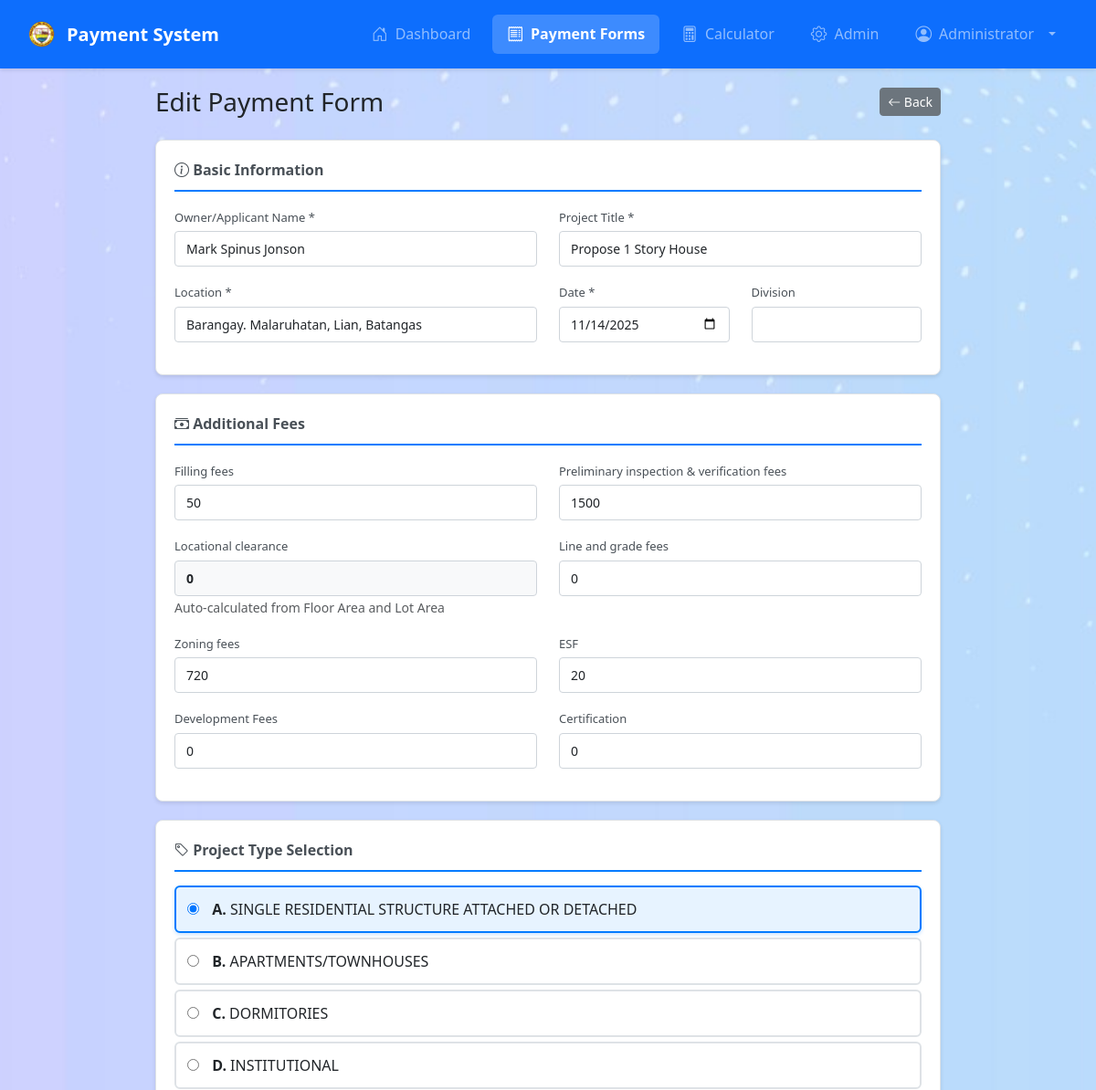
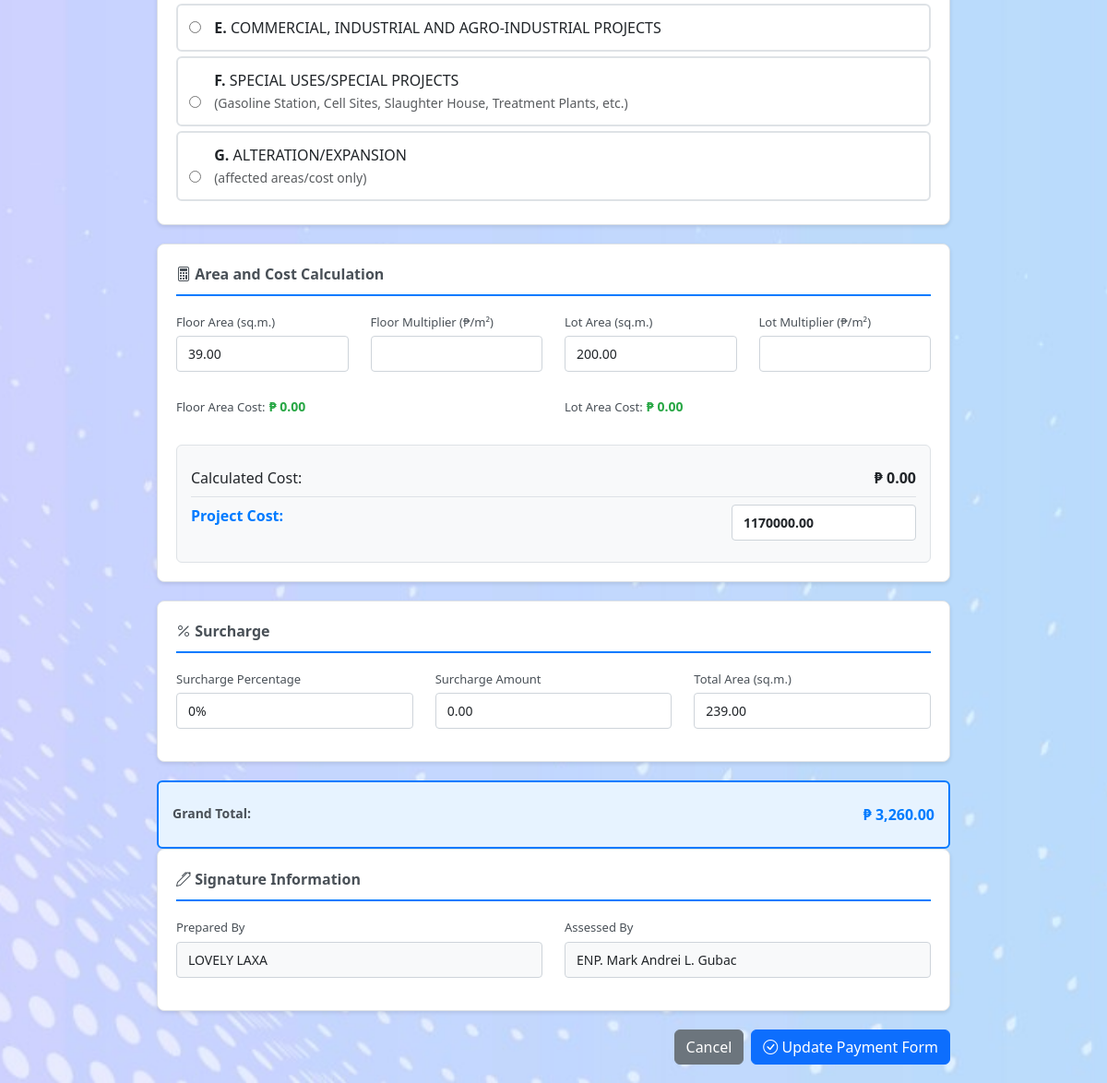
Screenshot of /?page=payment&action=edit&id=1 (signed in) with the database file from the repository (2 pictures, top to bottom).
### tables this page shows
CREATE TABLE `payment_forms` (
  `id` int(11) NOT NULL,
  `official_receipt_no` varchar(50) DEFAULT NULL,
  `owner_applicant_name` varchar(255) NOT NULL,
  `project_title` varchar(255) NOT NULL,
  `location` text NOT NULL,
  `date` date NOT NULL,
  `division` varchar(100) DEFAULT NULL,
  `project_type` varchar(10) DEFAULT NULL,
  `project_cost` decimal(15,2) DEFAULT 0.00,
  `multiplier` decimal(10,2) DEFAULT 0.00,
  `calculated_cost` decimal(15,2) DEFAULT 0.00,
  `floor_area` decimal(10,2) DEFAULT 0.00,
  `additional_lot_area` decimal(10,2) DEFAULT 0.00,
  `total_area` decimal(10,2) DEFAULT 0.00,
  `total_fees` decimal(10,2) DEFAULT 0.00,
  `surcharge_percentage` int(11) DEFAULT 0,
  `surcharge_amount` decimal(10,2) DEFAULT 0.00,
  `grand_total` decimal(10,2) DEFAULT 0.00,
  `prepared_by` varchar(100) DEFAULT NULL,
  `assessed_by` varchar(100) DEFAULT NULL,
  `status` enum('draft','approved','paid') DEFAULT 'draft',
  `created_by` int(11) DEFAULT NULL,
  `created_at` timestamp NOT NULL DEFAULT current_timestamp(),
  `updated_at` timestamp NOT NULL DEFAULT current_timestamp() ON UPDATE current_timestamp()
);

### Views/Pages/PaymentForm.php (the view, shortened to what the rows shown need)
<?php
require_once ROOT_PATH . '/Views/User/Layouts/Header.php';
$payment = $GLOBALS['payment'] ?? null;
$isEdit = isset($payment) && !empty($payment);
$payment = $isEdit ? $payment : [
    'owner_applicant_name' => '',
    'project_title' => '',
    'location' => '',
    'date' => date('Y-m-d'),
    'division' => '',
    'project_type' => '',
    'project_cost' => '',
    'multiplier' => '',
    'calculated_cost' => '',
    'floor_area' => '',
    'additional_lot_area' => '',
    'total_area' => '',
    'total_fees' => 0,
    'surcharge_percentage' => 0,
    'surcharge_amount' => 0,
    'grand_total' => 0,
    'prepared_by' => 'LOVELY LAXA',
    'assessed_by' => 'ENP. Mark Andrei L. Gubac',
    'fees' => []
];
$projectTypes = ProjectTypes::getProjectTypes();
?>
<div class="payment-form-container">
    <div class="d-flex justify-content-between align-items-center mb-4">
        <h3 class="mb-0"><?php echo $isEdit ? 'Edit' : 'Create'; ?> Payment Form</h3>
        <a href="<?php echo BASE_URL; ?>?page=dashboard" class="btn btn-sm btn-secondary">
            <i class="bi bi-arrow-left"></i> Back
        </a>
    </div>
    <form method="POST" action="<?php echo BASE_URL; ?>?page=payment&action=<?php echo $isEdit ? 'edit&id=' . $payment['id'] : 'create'; ?>" id="paymentForm">
        <div class="form-section-box">
            <div class="form-section-title">
                <i class="bi bi-info-circle"></i> Basic Information
            </div>
            <div class="row">
                <div class="col-md-6 form-group-compact">
                    <label class="form-label-compact">Owner/Applicant Name *</label>
                    <input type="text" class="form-control form-control-compact" id="owner_applicant_name"
                           name="owner_applicant_name" value="<?php echo htmlspecialchars($payment['owner_applicant_name']); ?>" required>
                </div>
                <div class="col-md-6 form-group-compact">
                    <label class="form-label-compact">Project Title *</label>
                    <input type="text" class="form-control form-control-compact" id="project_title"
                           name="project_title" value="<?php echo htmlspecialchars($payment['project_title']); ?>" required>
                </div>
                <div class="col-md-6 form-group-compact">
                    <label class="form-label-compact">Location *</label>
                    <input type="text" class="form-control form-control-compact" id="location"
                           name="location" value="<?php echo htmlspecialchars($payment['location']); ?>" required>
                </div>
                <div class="col-md-3 form-group-compact">
                    <label class="form-label-compact">Date *</label>
                    <input type="date" class="form-control form-control-compact" id="date"
                           name="date" value="<?php echo $payment['date']; ?>" required>
                </div>
                <div class="col-md-3 form-group-compact">
                    <label class="form-label-compact">Division</label>
                    <input type="text" class="form-control form-control-compact" id="division"
                           name="division" value="<?php echo htmlspecialchars($payment['division']); ?>">
                </div>
            </div>
        </div>
        <div class="form-section-box">
            <div class="form-section-title">
                <i class="bi bi-cash-stack"></i> Additional Fees
            </div>
            <div class="row">
                <div class="col-md-6 form-group-compact">
                    <label class="form-label-compact">Filling fees</label>
                    <input type="number" step="0.01" class="form-control form-control-compact" id="filling_fees"
                           name="filling_fees" value="<?php echo $payment['filling_fees'] ?? 50.00; ?>"
                           oninput="updateAdditionalFees()">
                </div>
                <div class="col-md-6 form-group-compact">
                    <label class="form-label-compact">Preliminary inspection & verification fees</label>
                    <input type="number" step="0.01" class="form-control form-control-compact" id="preliminary_inspection_fees"
                           name="preliminary_inspection_fees" value="<?php echo $payment['preliminary_inspection_fees'] ?? 1500.00; ?>"
                           oninput="updateAdditionalFees()">
                </div>
                <div class="col-md-6 form-group-compact">
                    <label class="form-label-compact">Locational clearance</label>
                    <input type="number" step="0.01" class="form-control form-control-compact" id="locational_clearance_display"
                           name="locational_clearance_display" value="<?php echo $payment['grand_total_locational'] ?? 0; ?>"
                           readonly style="background-color: #f8f9fa; font-weight: bold;">
                    <small class="text-muted">Auto-calculated from Floor Area and Lot Area</small>
                </div>
                <div class="col-md-6 form-group-compact">
                    <label class="form-label-compact">Line and grade fees</label>
                    <input type="number" step="0.01" class="form-control form-control-compact" id="line_and_grade_fees"
                           name="line_and_grade_fees" value="<?php echo $payment['line_and_grade_fees'] ?? 0; ?>"
                           oninput="updateAdditionalFees()">
                </div>
                <div class="col-md-6 form-group-compact">
                    <label class="form-label-compact">Zoning fees</label>
                    <input type="number" step="0.01" class="form-control form-control-compact" id="zoning_fees"
                           name="zoning_fees" value="<?php echo $payment['zoning_fees'] ?? 720.00; ?>"
                           oninput="updateAdditionalFees()">
                </div>
                <div class="col-md-6 form-group-compact">
                    <label class="form-label-compact">ESF</label>
                    <input type="number" step="0.01" class="form-control form-control-compact" id="esf_fees"
                           name="esf_fees" value="<?php echo $payment['esf_fees'] ?? 20.00; ?>"
                           oninput="updateAdditionalFees()">
                </div>
                <div class="col-md-6 form-group-compact">
                    <label class="form-label-compact">Development Fees</label>
                    <input type="number" step="0.01" class="form-control form-control-compact" id="development_fees"
                           name="development_fees" value="<?php echo $payment['development_fees'] ?? 0; ?>"
                           oninput="updateAdditionalFees()">
                </div>
                <div class="col-md-6 form-group-compact">
                    <label class="form-label-compact">Certification</label>
                    <input type="number" step="0.01" class="form-control form-control-compact" id="certification_fees"
                           name="certification_fees" value="<?php echo $payment['certification_fees'] ?? 0; ?>"
                           oninput="updateAdditionalFees()">
                </div>
            </div>
        </div>
        <div class="form-section-box">
            <div class="form-section-title">
                <i class="bi bi-tag"></i> Project Type Selection
            </div>
            <div id="projectTypeSelection">
                <?php foreach ($projectTypes as $key => $type): ?>
                    <div class="project-type-option" onclick="selectProjectType('<?php echo $key; ?>')">
                        <input type="radio" name="project_type" id="type_<?php echo $key; ?>"
                               value="<?php echo $key; ?>"
                               <?php echo ($payment['project_type'] === $key) ? 'checked' : ''; ?>
                               onchange="onProjectTypeChange()">
                        <label for="type_<?php echo $key; ?>" style="cursor: pointer; margin: 0;">
                            <strong><?php echo $key; ?>.</strong> <?php echo htmlspecialchars($type['name']); ?>
                            <?php if (isset($type['description'])): ?>
                                <br><small class="text-muted"><?php echo htmlspecialchars($type['description']); ?></small>
                            <?php endif; ?>
                        </label>
                    </div>
                <?php endforeach; ?>
            </div>
        </div>
        <div class="form-section-box">
            <div class="form-section-title">
                <i class="bi bi-calculator"></i> Area and Cost Calculation
            </div>
            <div class="row">
                <div class="col-md-3 form-group-compact">
                    <label class="form-label-compact">Floor Area (sq.m.)</label>
                    <input type="number" step="0.01" class="form-control form-control-compact" id="floor_area"
                           name="floor_area" value="<?php echo $payment['floor_area'] ?? ''; ?>" oninput="calculateCost(); calculateLocationalClearance();">
                </div>
                <div class="col-md-3 form-group-compact">
                    <label class="form-label-compact">Floor Multiplier (₱/m²)</label>
                    <input type="number" step="0.01" class="form-control form-control-compact" id="floor_multiplier"
                           name="floor_multiplier" value="<?php echo $payment['floor_multiplier'] ?? ''; ?>" oninput="calculateCost(); calculateLocationalClearance();">
                </div>
                <div class="col-md-3 form-group-compact">
                    <label class="form-label-compact">Lot Area (sq.m.)</label>
                    <input type="number" step="0.01" class="form-control form-control-compact" id="additional_lot_area"
                           name="additional_lot_area" value="<?php echo $payment['additional_lot_area'] ?? ''; ?>" oninput="calculateCost(); calculateLocationalClearance();">
                </div>
                <div class="col-md-3 form-group-compact">
                    <label class="form-label-compact">Lot Multiplier (₱/m²)</label>
                    <input type="number" step="0.01" class="form-control form-control-compact" id="lot_multiplier"
                           name="lot_multiplier" value="<?php echo $payment['lot_multiplier'] ?? ''; ?>" oninput="calculateCost(); calculateLocationalClearance();">
                </div>
            </div>
            <div class="row" style="margin-top: 10px;">
                <div class="col-md-6 form-group-compact">
                    <label class="form-label-compact">Floor Area Cost:</label>
                    <strong id="floor_area_cost_display" style="font-size: 14px; color: #28a745;">₱ 0.00</strong>
                </div>
                <div class="col-md-6 form-group-compact">
                    <label class="form-label-compact">Lot Area Cost:</label>
                    <strong id="lot_area_cost_display" style="font-size: 14px; color: #28a745;">₱ 0.00</strong>
                </div>
            </div>
            <div class="calculation-box">
                <div class="calculation-row">
                    <span>Calculated Cost:</span>
                    <strong id="calculated_cost_display">₱ 0.00</strong>
                </div>
                <div class="calculation-row">
                    <span>Project Cost:</span>
                    <input type="number" step="0.01" class="form-control form-control-compact" id="project_cost"
                           name="project_cost" value="<?php echo $payment['project_cost'] ?? ''; ?>"
                           style="width: 200px; display: inline-block; font-weight: bold;">
                </div>
            </div>
        </div>
        <div class="form-section-box">
            <div class="form-section-title">
                <i class="bi bi-percent"></i> Surcharge
            </div>
            <div class="row">
                <div class="col-md-4 form-group-compact">
                    <label class="form-label-compact">Surcharge Percentage</label>
                    <select class="form-control form-control-compact" id="surcharge_percentage"
                            name="surcharge_percentage" onchange="calculateSurcharge()">
                        <option value="0" <?php echo $payment['surcharge_percentage'] == 0 ? 'selected' : ''; ?>>0%</option>
                    </select>
                </div>
                <div class="col-md-4 form-group-compact">
                    <label class="form-label-compact">Surcharge Amount</label>
                    <input type="number" step="0.01" class="form-control form-control-compact" id="surcharge_amount"
                           name="surcharge_amount" value="<?php echo $payment['surcharge_amount']; ?>" readonly>
                </div>
                <div class="col-md-4 form-group-compact">
                    <label class="form-label-compact">Total Area (sq.m.)</label>
                    <input type="number" step="0.01" class="form-control form-control-compact" id="total_area"
                           name="total_area" value="<?php echo $payment['total_area'] ?? ''; ?>">
                </div>
            </div>
        </div>
        <div class="summary-box">
            <div class="summary-row">
                <span class="summary-label">Grand Total:</span>
                <span class="summary-value" id="grand_total_display">₱ 0.00</span>
            </div>
        </div>
        <div class="form-section-box">
            <div class="form-section-title">
                <i class="bi bi-pen"></i> Signature Information
            </div>
            <div class="row">
                <div class="col-md-6 form-group-compact">
                    <label class="form-label-compact">Prepared By</label>
                    <input type="text" class="form-control form-control-compact" id="prepared_by"
                           name="prepared_by" value="LOVELY LAXA" readonly style="background-color: #f8f9fa;">
                </div>
                <div class="col-md-6 form-group-compact">
                    <label class="form-label-compact">Assessed By</label>
                    <input type="text" class="form-control form-control-compact" id="assessed_by"
                           name="assessed_by" value="ENP. Mark Andrei L. Gubac" readonly style="background-color: #f8f9fa;">
                </div>
            </div>
        </div>
        <div class="d-flex justify-content-end gap-2 mt-3">
            <a href="<?php echo BASE_URL; ?>?page=dashboard" class="btn btn-secondary">Cancel</a>
            <button type="submit" class="btn btn-primary">
                <i class="bi bi-check-circle"></i> <?php echo $isEdit ? 'Update' : 'Create'; ?> Payment Form
            </button>
        </div>
    </form>
</div>
<?php
require_once ROOT_PATH . '/Views/User/Layouts/Footer.php';
?>

### rows the page displays
payment_forms: owner_applicant_name "Mark Spinus Jonson", project_title "Propose 1 Story House", location "Barangay. Malaruhatan, Lian, Batangas", date "11/14/2025", project_type "☑ A. SINGLE RESIDENTIAL STRUCTUR", project_type "☐ B. APARTMENTS/TOWNHOUSES", project_type "☐ C. DORMITORIES", project_type "☐ D. INSTITUTIONAL", project_type "☐ E. COMMERCIAL, INDUSTRIAL AND", project_type "☐ F. SPECIAL USES/SPECIAL PROJEC", project_type "☐ G. ALTERATION/EXPANSION (affec", floor_area "39.00", additional_lot_area "200.00", project_cost "1170000.00", surcharge_percentage "0%", surcharge_amount "0.00", total_area "239.00"

### other values shown
APP_NAME "Payment System"
$_SESSION['full_name'] "Administrator"
$key "A"
$type['name'] "SINGLE RESIDENTIAL STRUCTURE ATTACHED OR DETACHED"
$key "B"
$type['name'] "APARTMENTS/TOWNHOUSES"
$key "C"
$type['name'] "DORMITORIES"
$key "D"
$type['name'] "INSTITUTIONAL"
$key "E"
$type['name'] "COMMERCIAL, INDUSTRIAL AND AGRO-INDUSTRIAL PROJECTS"
$key "F"
$type['name'] "SPECIAL USES/SPECIAL PROJECTS"
$type['description'] "(Gasoline Station, Cell Sites, Slaughter House, Treatment Plants, etc.)"
